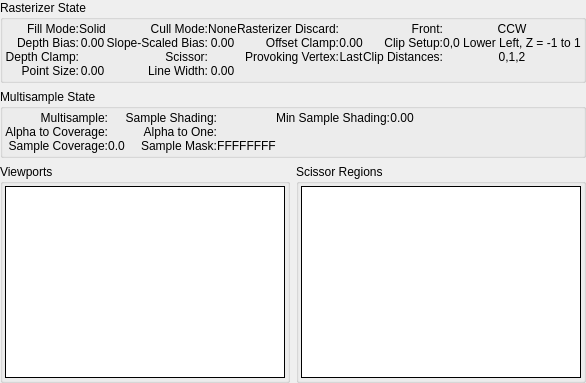
     <widget class="QWidget" name="RS">
      <attribute name="title">
       <string>Rasterizer</string>
      </attribute>
      <layout class="QGridLayout" name="gridLayout_2">
       <property name="leftMargin">
        <number>0</number>
       </property>
       <property name="topMargin">
        <number>0</number>
       </property>
       <property name="rightMargin">
        <number>0</number>
       </property>
       <property name="bottomMargin">
        <number>0</number>
       </property>
       <item row="0" column="0" colspan="2">
        <widget class="QGroupBox" name="rasterizerGroup">
         <property name="title">
          <string>Rasterizer State</string>
         </property>
         <layout class="QGridLayout" name="rasterizerGridLayout">
          <property name="leftMargin">
           <number>2</number>
          </property>
          <property name="topMargin">
           <number>2</number>
          </property>
          <property name="rightMargin">
           <number>2</number>
          </property>
          <property name="bottomMargin">
           <number>2</number>
          </property>
          <property name="spacing">
           <number>0</number>
          </property>
          <item row="0" column="0">
           <widget class="QLabel" name="fillModeLabel">
            <property name="text">
             <string>Fill Mode:</string>
            </property>
            <property name="alignment">
             <set>Qt::AlignRight|Qt::AlignTrailing|Qt::AlignVCenter</set>
            </property>
            <property name="wordWrap">
             <bool>true</bool>
            </property>
           </widget>
          </item>
          <item row="0" column="1">
           <widget class="QLabel" name="fillMode">
            <property name="text">
             <string>Solid</string>
            </property>
            <property name="alignment">
             <set>Qt::AlignCenter</set>
            </property>
            <property name="margin">
             <number>4</number>
            </property>
           </widget>
          </item>
          <item row="0" column="2">
           <widget class="QLabel" name="cullModeLabel">
            <property name="text">
             <string>Cull Mode:</string>
            </property>
            <property name="alignment">
             <set>Qt::AlignRight|Qt::AlignTrailing|Qt::AlignVCenter</set>
            </property>
            <property name="wordWrap">
             <bool>true</bool>
            </property>
           </widget>
          </item>
          <item row="0" column="3">
           <widget class="QLabel" name="cullMode">
            <property name="text">
             <string>None</string>
            </property>
            <property name="alignment">
             <set>Qt::AlignCenter</set>
            </property>
            <property name="margin">
             <number>4</number>
            </property>
           </widget>
          </item>
          <item row="0" column="4">
           <widget class="QLabel" name="rasterizerDiscardLabel">
            <property name="text">
             <string>Rasterizer Discard:</string>
            </property>
            <property name="alignment">
             <set>Qt::AlignRight|Qt::AlignTrailing|Qt::AlignVCenter</set>
            </property>
            <property name="wordWrap">
             <bool>true</bool>
            </property>
           </widget>
          </item>
          <item row="0" column="5">
           <widget class="QLabel" name="rasterizerDiscard">
            <property name="text">
             <string/>
            </property>
            <property name="pixmap">
             <pixmap resource="../../Resources/resources.qrc">:/cross.png</pixmap>
            </property>
            <property name="alignment">
             <set>Qt::AlignCenter</set>
            </property>
            <property name="margin">
             <number>4</number>
            </property>
           </widget>
          </item>
          <item row="0" column="6">
           <widget class="QLabel" name="frontFaceLabel">
            <property name="text">
             <string>Front:</string>
            </property>
            <property name="alignment">
             <set>Qt::AlignRight|Qt::AlignTrailing|Qt::AlignVCenter</set>
            </property>
            <property name="wordWrap">
             <bool>true</bool>
            </property>
           </widget>
          </item>
          <item row="0" column="7">
           <widget class="QLabel" name="frontFace">
            <property name="text">
             <string>CCW</string>
            </property>
            <property name="alignment">
             <set>Qt::AlignCenter</set>
            </property>
            <property name="margin">
             <number>4</number>
            </property>
           </widget>
          </item>
          <item row="1" column="0">
           <widget class="QLabel" name="depthBiasLabel">
            <property name="text">
             <string>Depth Bias:</string>
            </property>
            <property name="alignment">
             <set>Qt::AlignRight|Qt::AlignTrailing|Qt::AlignVCenter</set>
            </property>
            <property name="wordWrap">
             <bool>true</bool>
            </property>
           </widget>
          </item>
          <item row="1" column="1">
           <widget class="QLabel" name="depthBias">
            <property name="text">
             <string>0.00</string>
            </property>
            <property name="alignment">
             <set>Qt::AlignCenter</set>
            </property>
            <property name="margin">
             <number>4</number>
            </property>
           </widget>
          </item>
          <item row="1" column="2">
           <widget class="QLabel" name="slopeScaledBiasLabel">
            <property name="text">
             <string>Slope-Scaled Bias:</string>
            </property>
            <property name="alignment">
             <set>Qt::AlignRight|Qt::AlignTrailing|Qt::AlignVCenter</set>
            </property>
            <property name="wordWrap">
             <bool>true</bool>
            </property>
           </widget>
          </item>
          <item row="1" column="3">
           <widget class="QLabel" name="slopeScaledBias">
            <property name="text">
             <string>0.00</string>
            </property>
            <property name="alignment">
             <set>Qt::AlignCenter</set>
            </property>
            <property name="margin">
             <number>4</number>
            </property>
           </widget>
          </item>
          <item row="1" column="4">
           <widget class="QLabel" name="offsetClampLabel">
            <property name="text">
             <string>Offset Clamp:</string>
            </property>
            <property name="alignment">
             <set>Qt::AlignRight|Qt::AlignTrailing|Qt::AlignVCenter</set>
            </property>
            <property name="wordWrap">
             <bool>true</bool>
            </property>
           </widget>
          </item>
          <item row="1" column="5">
           <widget class="QLabel" name="offsetClamp">
            <property name="text">
             <string>0.00</string>
            </property>
            <property name="alignment">
             <set>Qt::AlignCenter</set>
            </property>
            <property name="margin">
             <number>4</number>
            </property>
           </widget>
          </item>
          <item row="1" column="6">
           <widget class="QLabel" name="clipSetupLabel">
            <property name="text">
             <string>Clip Setup:</string>
            </property>
            <property name="alignment">
             <set>Qt::AlignRight|Qt::AlignTrailing|Qt::AlignVCenter</set>
            </property>
            <property name="wordWrap">
             <bool>true</bool>
            </property>
           </widget>
          </item>
          <item row="1" column="7">
           <widget class="QLabel" name="clipSetup">
            <property name="text">
             <string>0,0 Lower Left, Z = -1 to 1</string>
            </property>
            <property name="alignment">
             <set>Qt::AlignCenter</set>
            </property>
            <property name="margin">
             <number>4</number>
            </property>
           </widget>
          </item>
          <item row="1" column="9">
           <spacer name="rastHSpacer">
            <property name="orientation">
             <enum>Qt::Horizontal</enum>
            </property>
            <property name="sizeType">
             <enum>QSizePolicy::MinimumExpanding</enum>
            </property>
            <property name="sizeHint" stdset="0">
             <size>
              <width>0</width>
              <height>0</height>
             </size>
            </property>
           </spacer>
          </item>
          <item row="2" column="0">
           <widget class="QLabel" name="depthClampLabel">
            <property name="text">
             <string>Depth Clamp:</string>
            </property>
            <property name="alignment">
             <set>Qt::AlignRight|Qt::AlignTrailing|Qt::AlignVCenter</set>
            </property>
            <property name="wordWrap">
             <bool>true</bool>
            </property>
           </widget>
          </item>
          <item row="2" column="1">
           <widget class="QLabel" name="depthClamp">
            <property name="text">
             <string/>
            </property>
            <property name="pixmap">
             <pixmap resource="../../Resources/resources.qrc">:/cross.png</pixmap>
            </property>
            <property name="alignment">
             <set>Qt::AlignCenter</set>
            </property>
            <property name="margin">
             <number>4</number>
            </property>
           </widget>
          </item>
          <item row="2" column="2">
           <widget class="QLabel" name="scissorLabel">
            <property name="text">
             <string>Scissor:</string>
            </property>
            <property name="alignment">
             <set>Qt::AlignRight|Qt::AlignTrailing|Qt::AlignVCenter</set>
            </property>
            <property name="wordWrap">
             <bool>true</bool>
            </property>
           </widget>
          </item>
          <item row="2" column="3">
           <widget class="QLabel" name="scissorEnabled">
            <property name="text">
             <string/>
            </property>
            <property name="pixmap">
             <pixmap resource="../../Resources/resources.qrc">:/cross.png</pixmap>
            </property>
            <property name="alignment">
             <set>Qt::AlignCenter</set>
            </property>
            <property name="margin">
             <number>4</number>
            </property>
           </widget>
          </item>
          <item row="2" column="4">
           <widget class="QLabel" name="provokingLabel">
            <property name="text">
             <string>Provoking Vertex:</string>
            </property>
            <property name="alignment">
             <set>Qt::AlignRight|Qt::AlignTrailing|Qt::AlignVCenter</set>
            </property>
            <property name="wordWrap">
             <bool>true</bool>
            </property>
           </widget>
          </item>
          <item row="2" column="5">
           <widget class="QLabel" name="provoking">
            <property name="text">
             <string>Last</string>
            </property>
            <property name="alignment">
             <set>Qt::AlignCenter</set>
            </property>
            <property name="margin">
             <number>4</number>
            </property>
           </widget>
          </item>
          <item row="2" column="6">
           <widget class="QLabel" name="clipDistanceLabel">
            <property name="text">
             <string>Clip Distances:</string>
            </property>
            <property name="alignment">
             <set>Qt::AlignRight|Qt::AlignTrailing|Qt::AlignVCenter</set>
            </property>
            <property name="wordWrap">
             <bool>true</bool>
            </property>
           </widget>
          </item>
          <item row="2" column="7">
           <widget class="QLabel" name="clipDistance">
            <property name="text">
             <string>0,1,2</string>
            </property>
            <property name="alignment">
             <set>Qt::AlignCenter</set>
            </property>
            <property name="margin">
             <number>4</number>
            </property>
           </widget>
          </item>
          <item row="3" column="0">
           <widget class="QLabel" name="pointSizeLabel">
            <property name="text">
             <string>Point Size:</string>
            </property>
            <property name="alignment">
             <set>Qt::AlignRight|Qt::AlignTrailing|Qt::AlignVCenter</set>
            </property>
            <property name="wordWrap">
             <bool>true</bool>
            </property>
           </widget>
          </item>
          <item row="3" column="1">
           <widget class="QLabel" name="pointSize">
            <property name="text">
             <string>0.00</string>
            </property>
            <property name="alignment">
             <set>Qt::AlignCenter</set>
            </property>
            <property name="margin">
             <number>4</number>
            </property>
           </widget>
          </item>
          <item row="3" column="2">
           <widget class="QLabel" name="lineWidthLabel">
            <property name="text">
             <string>Line Width:</string>
            </property>
            <property name="alignment">
             <set>Qt::AlignRight|Qt::AlignTrailing|Qt::AlignVCenter</set>
            </property>
            <property name="wordWrap">
             <bool>true</bool>
            </property>
           </widget>
          </item>
          <item row="3" column="3">
           <widget class="QLabel" name="lineWidth">
            <property name="text">
             <string>0.00</string>
            </property>
            <property name="alignment">
             <set>Qt::AlignCenter</set>
            </property>
            <property name="margin">
             <number>4</number>
            </property>
           </widget>
          </item>
          <item row="5" column="2">
           <spacer name="rastVSpacer">
            <property name="orientation">
             <enum>Qt::Vertical</enum>
            </property>
            <property name="sizeType">
             <enum>QSizePolicy::Preferred</enum>
            </property>
            <property name="sizeHint" stdset="0">
             <size>
              <width>0</width>
              <height>0</height>
             </size>
            </property>
           </spacer>
          </item>
         </layout>
        </widget>
       </item>
       <item row="1" column="0" colspan="2">
        <widget class="QGroupBox" name="MSAAGroup">
         <property name="title">
          <string>Multisample State</string>
         </property>
         <layout class="QGridLayout" name="MSAAGridLayout">
          <property name="leftMargin">
           <number>2</number>
          </property>
          <property name="topMargin">
           <number>2</number>
          </property>
          <property name="rightMargin">
           <number>2</number>
          </property>
          <property name="bottomMargin">
           <number>2</number>
          </property>
          <property name="spacing">
           <number>0</number>
          </property>
          <item row="0" column="0">
           <widget class="QLabel" name="multisampleLabel">
            <property name="text">
             <string>Multisample:</string>
            </property>
            <property name="alignment">
             <set>Qt::AlignRight|Qt::AlignTrailing|Qt::AlignVCenter</set>
            </property>
            <property name="wordWrap">
             <bool>true</bool>
            </property>
           </widget>
          </item>
          <item row="0" column="1">
           <widget class="QLabel" name="multisample">
            <property name="text">
             <string/>
            </property>
            <property name="pixmap">
             <pixmap resource="../../Resources/resources.qrc">:/cross.png</pixmap>
            </property>
            <property name="alignment">
             <set>Qt::AlignCenter</set>
            </property>
            <property name="margin">
             <number>4</number>
            </property>
           </widget>
          </item>
          <item row="0" column="2">
           <widget class="QLabel" name="sampleShadingLabel">
            <property name="text">
             <string>Sample Shading:</string>
            </property>
            <property name="alignment">
             <set>Qt::AlignRight|Qt::AlignTrailing|Qt::AlignVCenter</set>
            </property>
            <property name="wordWrap">
             <bool>true</bool>
            </property>
           </widget>
          </item>
          <item row="0" column="3">
           <widget class="QLabel" name="sampleShading">
            <property name="text">
             <string/>
            </property>
            <property name="pixmap">
             <pixmap resource="../../Resources/resources.qrc">:/cross.png</pixmap>
            </property>
            <property name="alignment">
             <set>Qt::AlignCenter</set>
            </property>
            <property name="margin">
             <number>4</number>
            </property>
           </widget>
          </item>
          <item row="0" column="4">
           <widget class="QLabel" name="minSampleShadingLabel">
            <property name="text">
             <string>Min Sample Shading:</string>
            </property>
            <property name="alignment">
             <set>Qt::AlignRight|Qt::AlignTrailing|Qt::AlignVCenter</set>
            </property>
            <property name="wordWrap">
             <bool>true</bool>
            </property>
           </widget>
          </item>
          <item row="0" column="5">
           <widget class="QLabel" name="minSampleShading">
            <property name="text">
             <string>0.00</string>
            </property>
            <property name="alignment">
             <set>Qt::AlignCenter</set>
            </property>
            <property name="margin">
             <number>4</number>
            </property>
           </widget>
          </item>
          <item row="1" column="0">
           <widget class="QLabel" name="alphaToCoverageLabel">
            <property name="text">
             <string>Alpha to Coverage:</string>
            </property>
            <property name="alignment">
             <set>Qt::AlignRight|Qt::AlignTrailing|Qt::AlignVCenter</set>
            </property>
            <property name="wordWrap">
             <bool>true</bool>
            </property>
           </widget>
          </item>
          <item row="1" column="1">
           <widget class="QLabel" name="alphaToCoverage">
            <property name="text">
             <string/>
            </property>
            <property name="pixmap">
             <pixmap resource="../../Resources/resources.qrc">:/cross.png</pixmap>
            </property>
            <property name="alignment">
             <set>Qt::AlignCenter</set>
            </property>
            <property name="margin">
             <number>4</number>
            </property>
           </widget>
          </item>
          <item row="1" column="2">
           <widget class="QLabel" name="alphaToOneLabel">
            <property name="text">
             <string>Alpha to One:</string>
            </property>
            <property name="alignment">
             <set>Qt::AlignRight|Qt::AlignTrailing|Qt::AlignVCenter</set>
            </property>
            <property name="wordWrap">
             <bool>true</bool>
            </property>
           </widget>
          </item>
          <item row="1" column="3">
           <widget class="QLabel" name="alphaToOne">
            <property name="text">
             <string/>
            </property>
            <property name="pixmap">
             <pixmap resource="../../Resources/resources.qrc">:/cross.png</pixmap>
            </property>
            <property name="alignment">
             <set>Qt::AlignCenter</set>
            </property>
            <property name="margin">
             <number>4</number>
            </property>
           </widget>
          </item>
          <item row="2" column="0">
           <widget class="QLabel" name="sampleCoverageLabel">
            <property name="text">
             <string>Sample Coverage:</string>
            </property>
            <property name="alignment">
             <set>Qt::AlignRight|Qt::AlignTrailing|Qt::AlignVCenter</set>
            </property>
            <property name="wordWrap">
             <bool>true</bool>
            </property>
           </widget>
          </item>
          <item row="2" column="1">
           <widget class="QLabel" name="sampleCoverage">
            <property name="text">
             <string>0.0</string>
            </property>
            <property name="alignment">
             <set>Qt::AlignCenter</set>
            </property>
            <property name="margin">
             <number>4</number>
            </property>
           </widget>
          </item>
          <item row="2" column="2">
           <widget class="QLabel" name="sampleMaskLabel">
            <property name="text">
             <string>Sample Mask:</string>
            </property>
            <property name="alignment">
             <set>Qt::AlignRight|Qt::AlignTrailing|Qt::AlignVCenter</set>
            </property>
            <property name="wordWrap">
             <bool>true</bool>
            </property>
           </widget>
          </item>
          <item row="2" column="3">
           <widget class="QLabel" name="sampleMask">
            <property name="text">
             <string>FFFFFFFF</string>
            </property>
            <property name="alignment">
             <set>Qt::AlignCenter</set>
            </property>
            <property name="margin">
             <number>4</number>
            </property>
           </widget>
          </item>
          <item row="2" column="8">
           <spacer name="MSAAHSpacer">
            <property name="orientation">
             <enum>Qt::Horizontal</enum>
            </property>
            <property name="sizeType">
             <enum>QSizePolicy::MinimumExpanding</enum>
            </property>
            <property name="sizeHint" stdset="0">
             <size>
              <width>0</width>
              <height>0</height>
             </size>
            </property>
           </spacer>
          </item>
          <item row="3" column="6" colspan="2">
           <spacer name="MSAAVSpacer">
            <property name="orientation">
             <enum>Qt::Vertical</enum>
            </property>
            <property name="sizeType">
             <enum>QSizePolicy::Preferred</enum>
            </property>
            <property name="sizeHint" stdset="0">
             <size>
              <width>0</width>
              <height>0</height>
             </size>
            </property>
           </spacer>
          </item>
         </layout>
        </widget>
       </item>
       <item row="2" column="0">
        <widget class="QGroupBox" name="viewportsGroup">
         <property name="sizePolicy">
          <sizepolicy hsizetype="Expanding" vsizetype="Expanding">
           <horstretch>0</horstretch>
           <verstretch>0</verstretch>
          </sizepolicy>
         </property>
         <property name="title">
          <string>Viewports</string>
         </property>
         <layout class="QHBoxLayout" name="horizontalLayout_21">
          <property name="leftMargin">
           <number>2</number>
          </property>
          <property name="topMargin">
           <number>2</number>
          </property>
          <property name="rightMargin">
           <number>2</number>
          </property>
          <property name="bottomMargin">
           <number>2</number>
          </property>
          <item>
           <widget class="RDTreeWidget" name="viewports">
            <property name="frameShape">
             <enum>QFrame::Box</enum>
            </property>
            <property name="frameShadow">
             <enum>QFrame::Plain</enum>
            </property>
            <property name="editTriggers">
             <set>QAbstractItemView::NoEditTriggers</set>
            </property>
            <property name="showDropIndicator" stdset="0">
             <bool>false</bool>
            </property>
            <property name="indentation">
             <number>0</number>
            </property>
            <property name="rootIsDecorated">
             <bool>false</bool>
            </property>
            <property name="allColumnsShowFocus">
             <bool>true</bool>
            </property>
            <attribute name="headerMinimumSectionSize">
             <number>50</number>
            </attribute>
           </widget>
          </item>
         </layout>
        </widget>
       </item>
       <item row="2" column="1">
        <widget class="QGroupBox" name="scissorGroup">
         <property name="sizePolicy">
          <sizepolicy hsizetype="Expanding" vsizetype="Expanding">
           <horstretch>0</horstretch>
           <verstretch>0</verstretch>
          </sizepolicy>
         </property>
         <property name="title">
          <string>Scissor Regions</string>
         </property>
         <layout class="QHBoxLayout" name="horizontalLayout_22">
          <property name="leftMargin">
           <number>2</number>
          </property>
          <property name="topMargin">
           <number>2</number>
          </property>
          <property name="rightMargin">
           <number>2</number>
          </property>
          <property name="bottomMargin">
           <number>2</number>
          </property>
          <item>
           <widget class="RDTreeWidget" name="scissors">
            <property name="frameShape">
             <enum>QFrame::Box</enum>
            </property>
            <property name="frameShadow">
             <enum>QFrame::Plain</enum>
            </property>
            <property name="editTriggers">
             <set>QAbstractItemView::NoEditTriggers</set>
            </property>
            <property name="showDropIndicator" stdset="0">
             <bool>false</bool>
            </property>
            <property name="indentation">
             <number>0</number>
            </property>
            <property name="rootIsDecorated">
             <bool>false</bool>
            </property>
            <property name="allColumnsShowFocus">
             <bool>true</bool>
            </property>
            <attribute name="headerMinimumSectionSize">
             <number>50</number>
            </attribute>
           </widget>
          </item>
         </layout>
        </widget>
       </item>
      </layout>
     </widget>
